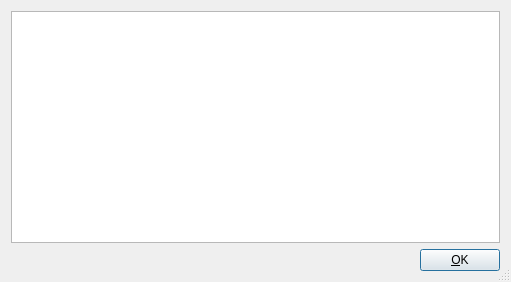
<ui version="4.0" >
 <class>Subversion_Diff</class>
 <widget class="QDialog" name="Subversion_Diff" >
  <property name="geometry" >
   <rect>
    <x>0</x>
    <y>0</y>
    <width>511</width>
    <height>282</height>
   </rect>
  </property>
  <property name="windowTitle" >
   <string>Subversion Diff</string>
  </property>
  <property name="sizeGripEnabled" >
   <bool>true</bool>
  </property>
  <layout class="QVBoxLayout" >
   <item>
    <widget class="QTextBrowser" name="text" >
     <property name="lineWrapMode" >
      <enum>QTextEdit::NoWrap</enum>
     </property>
     <property name="acceptRichText" >
      <bool>false</bool>
     </property>
    </widget>
   </item>
   <item>
    <layout class="QHBoxLayout" >
     <property name="spacing" >
      <number>6</number>
     </property>
     <property name="margin" >
      <number>0</number>
     </property>
     <item>
      <spacer name="Horizontal Spacing2" >
       <property name="orientation" >
        <enum>Qt::Horizontal</enum>
       </property>
       <property name="sizeType" >
        <enum>QSizePolicy::Expanding</enum>
       </property>
       <property name="sizeHint" stdset="0" >
        <size>
         <width>20</width>
         <height>20</height>
        </size>
       </property>
      </spacer>
     </item>
     <item>
      <widget class="QPushButton" name="buttonOk" >
       <property name="text" >
        <string>&amp;OK</string>
       </property>
       <property name="shortcut" >
        <string/>
       </property>
       <property name="autoDefault" >
        <bool>true</bool>
       </property>
       <property name="default" >
        <bool>true</bool>
       </property>
      </widget>
     </item>
    </layout>
   </item>
  </layout>
 </widget>
  <resources/>
 <connections/>
</ui>
